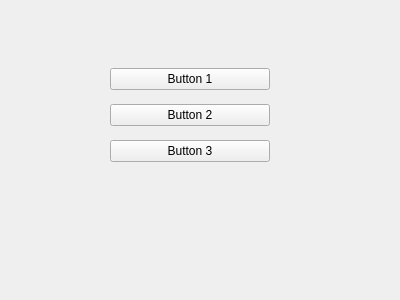
<?xml version="1.0" encoding="UTF-8"?>
<ui version="4.0">
 <class>Form</class>
 <widget class="QWidget" name="Form">
  <property name="geometry">
   <rect>
    <x>0</x>
    <y>0</y>
    <width>400</width>
    <height>300</height>
   </rect>
  </property>
  <property name="windowTitle">
   <string>Form</string>
  </property>
  <widget class="QWidget" name="verticalLayoutWidget">
   <property name="geometry">
    <rect>
     <x>110</x>
     <y>60</y>
     <width>160</width>
     <height>113</height>
    </rect>
   </property>
   <layout class="QVBoxLayout" name="verticalLayout">
    <item>
     <widget class="QPushButton" name="b1">
      <property name="text">
       <string>Button 1</string>
      </property>
     </widget>
    </item>
    <item>
     <widget class="QPushButton" name="b2">
      <property name="text">
       <string>Button 2</string>
      </property>
     </widget>
    </item>
    <item>
     <widget class="QPushButton" name="b3">
      <property name="text">
       <string>Button 3</string>
      </property>
     </widget>
    </item>
   </layout>
  </widget>
 </widget>
 <resources/>
 <connections/>
</ui>
